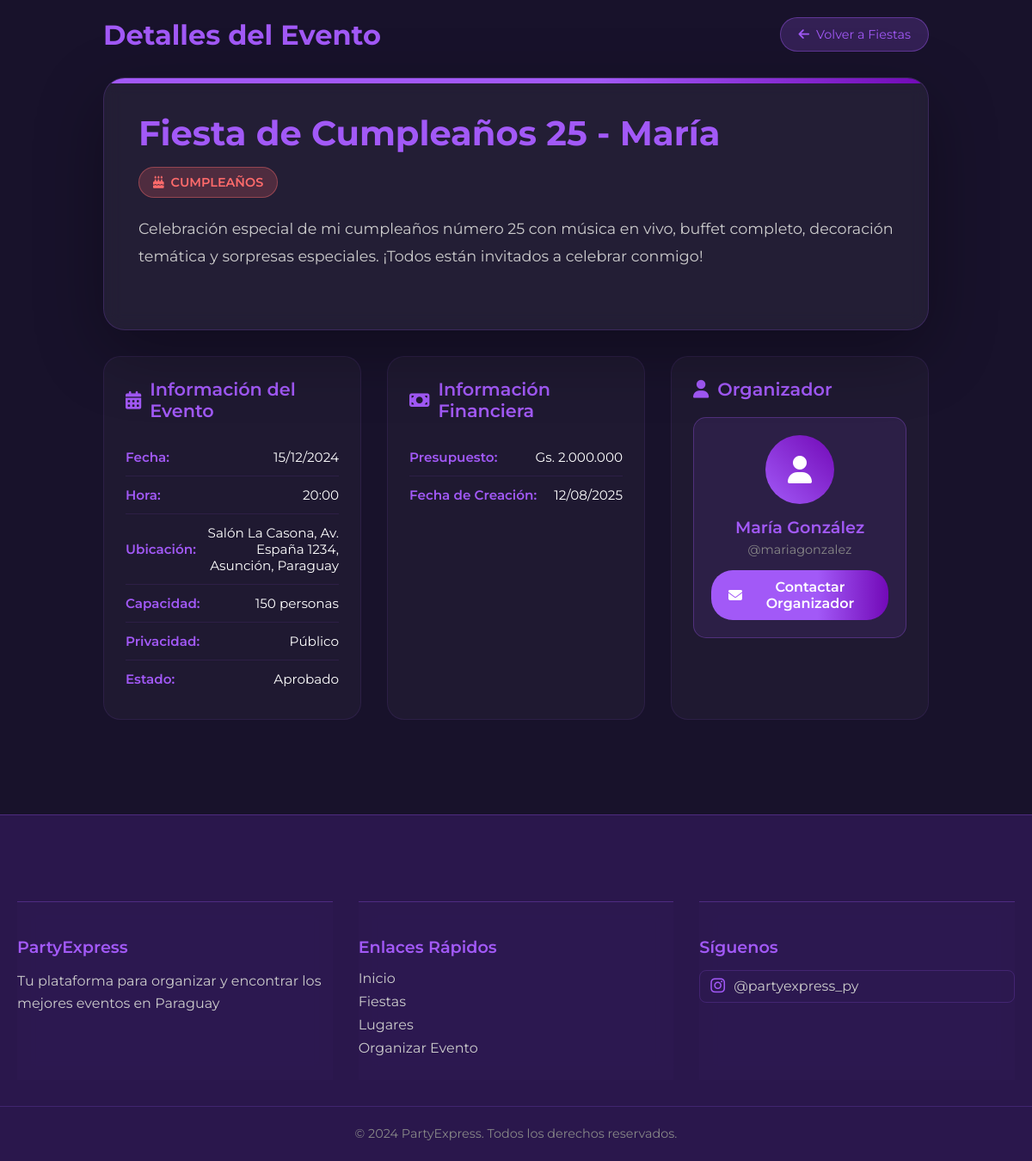
Page /fiesta_detalle.php?id=1 on the committed database.
### tables this page shows
CREATE TABLE IF NOT EXISTS solicitudes_eventos (
        id INT AUTO_INCREMENT PRIMARY KEY,
        usuario_id INT NOT NULL,
        titulo VARCHAR(200) NOT NULL,
        categoria_id INT NOT NULL,
        descripcion TEXT NOT NULL,
        ubicacion VARCHAR(255) NOT NULL,
        fecha_evento DATE NOT NULL,
        hora_evento TIME NOT NULL,
        capacidad INT,
        presupuesto DECIMAL(10,2),
        privacidad ENUM('Público', 'Privado', 'Solo invitados') DEFAULT 'Público',
        contacto VARCHAR(255),
        estado ENUM('Pendiente', 'En revisión', 'Aprobado', 'Rechazado', 'Cancelado') DEFAULT 'Pendiente',
        fecha_creacion TIMESTAMP DEFAULT CURRENT_TIMESTAMP,
        fecha_actualizacion TIMESTAMP DEFAULT CURRENT_TIMESTAMP ON UPDATE CURRENT_TIMESTAMP,
        
        FOREIGN KEY (usuario_id) REFERENCES usuarios(id) ON DELETE CASCADE,
        FOREIGN KEY (categoria_id) REFERENCES categorias_eventos(id) ON DELETE RESTRICT,
        
        INDEX idx_usuario (usuario_id),
        INDEX idx_categoria (categoria_id),
        INDEX idx_fecha_evento (fecha_evento),
        INDEX idx_estado (estado),
        INDEX idx_fecha_creacion (fecha_creacion)
    );

CREATE TABLE IF NOT EXISTS categorias_eventos (
        id INT AUTO_INCREMENT PRIMARY KEY,
        nombre VARCHAR(100) NOT NULL UNIQUE,
        descripcion TEXT,
        icono VARCHAR(50),
        color VARCHAR(7) DEFAULT '#a259f7',
        activa BOOLEAN DEFAULT TRUE,
        fecha_creacion TIMESTAMP DEFAULT CURRENT_TIMESTAMP
    );

CREATE TABLE IF NOT EXISTS usuarios (
    id INT AUTO_INCREMENT PRIMARY KEY,
    nombre VARCHAR(100) NOT NULL,
    usuario VARCHAR(50) NOT NULL UNIQUE,
    email VARCHAR(100) NOT NULL UNIQUE,
    contrasena VARCHAR(255) NOT NULL,
        fecha_registro TIMESTAMP DEFAULT CURRENT_TIMESTAMP,
        ultimo_acceso TIMESTAMP NULL,
        activo BOOLEAN DEFAULT TRUE,
        INDEX idx_usuario (usuario),
        INDEX idx_email (email)
    );

### fiesta_detalle.php (the view, shortened to what this page needs)
<?php
$fiesta_id = isset($_GET['id']) ? intval($_GET['id']) : 0;
$fiesta = null;
try {
    $conn = obtenerConexion();
    $stmt = $conn->prepare('
        SELECT
            se.id,
            se.titulo,
            se.descripcion,
            se.ubicacion,
            se.fecha_evento,
            se.hora_evento,
            se.capacidad,
            se.presupuesto,
            se.privacidad,
            se.contacto,
            se.estado,
            se.fecha_creacion,
            u.nombre as organizador_nombre,
            u.usuario as organizador_usuario,
            u.email as organizador_email,
            ce.nombre as categoria_nombre,
            ce.icono as categoria_icono,
            ce.color as categoria_color,
            ce.descripcion as categoria_descripcion
        FROM solicitudes_eventos se
        JOIN usuarios u ON se.usuario_id = u.id
        JOIN categorias_eventos ce ON se.categoria_id = ce.id
        WHERE se.id = ? AND se.estado = "Aprobado"
    ');
    $stmt->bind_param('i', $fiesta_id);
    $stmt->execute();
    $result = $stmt->get_result();
    if ($result->num_rows > 0) {
        $fiesta = $result->fetch_assoc();
    }
} catch (Exception $e) {
}
function formatearFecha($fecha) {
    return date('d/m/Y', strtotime($fecha));
}
function formatearHora($hora) {
    return date('H:i', strtotime($hora));
}
function formatearPresupuesto($presupuesto) {
    return 'Gs. ' . number_format($presupuesto, 0, ',', '.');
}
function obtenerClaseCategoria($categoria) {
    switch ($categoria) {
        case 'Cumpleaños': return 'categoria-cumpleanos';
    }
}
?>
<!DOCTYPE html>
<html lang="es">
<head>
    <link rel="stylesheet" href="https://cdnjs.cloudflare.com/ajax/libs/font-awesome/6.4.2/css/all.min.css">
    <link rel="stylesheet" href="styles.css">
</head>
<body>
    <div class="detalle-container">
        <header class="detalle-header">
            <h1 style="color: #a259f7; margin: 0;">Detalles del Evento</h1>
            <a href="fiestas.php" class="btn-volver">
                <i class="fa fa-arrow-left"></i>
                Volver a Fiestas
            </a>
        </header>
        <div class="fiesta-hero">
            <h1 class="fiesta-titulo"><?php echo htmlspecialchars($fiesta['titulo']); ?></h1>
            <span class="fiesta-categoria <?php echo obtenerClaseCategoria($fiesta['categoria_nombre']); ?>">
                <i class="fa <?php echo htmlspecialchars($fiesta['categoria_icono']); ?>"></i>
                <?php echo htmlspecialchars($fiesta['categoria_nombre']); ?>
            </span>
            <p class="fiesta-descripcion"><?php echo nl2br(htmlspecialchars($fiesta['descripcion'])); ?></p>
        </div>
        <div class="fiesta-detalles">
            <div class="detalle-seccion">
                <h3 class="seccion-titulo">
                    <i class="fa fa-calendar-alt"></i>
                    Información del Evento
                </h3>
                <ul class="detalle-lista">
                    <li class="detalle-item">
                        <span class="detalle-label">Fecha:</span>
                        <span class="detalle-valor"><?php echo formatearFecha($fiesta['fecha_evento']); ?></span>
                    </li>
                    <li class="detalle-item">
                        <span class="detalle-label">Hora:</span>
                        <span class="detalle-valor"><?php echo formatearHora($fiesta['hora_evento']); ?></span>
                    </li>
                    <li class="detalle-item">
                        <span class="detalle-label">Ubicación:</span>
                        <span class="detalle-valor"><?php echo htmlspecialchars($fiesta['ubicacion']); ?></span>
                    </li>
                    <?php if ($fiesta['capacidad']): ?>
                    <li class="detalle-item">
                        <span class="detalle-label">Capacidad:</span>
                        <span class="detalle-valor"><?php echo $fiesta['capacidad']; ?> personas</span>
                    </li>
                    <?php endif; ?>
                    <li class="detalle-item">
                        <span class="detalle-label">Privacidad:</span>
                        <span class="detalle-valor"><?php echo htmlspecialchars($fiesta['privacidad']); ?></span>
                    </li>
                    <li class="detalle-item">
                        <span class="detalle-label">Estado:</span>
                        <span class="detalle-valor"><?php echo htmlspecialchars($fiesta['estado']); ?></span>
                    </li>
                </ul>
            </div>
            <div class="detalle-seccion">
                <h3 class="seccion-titulo">
                    <i class="fa fa-money-bill"></i>
                    Información Financiera
                </h3>
                <ul class="detalle-lista">
                    <li class="detalle-item">
                        <span class="detalle-label">Presupuesto:</span>
                        <span class="detalle-valor"><?php echo formatearPresupuesto($fiesta['presupuesto']); ?></span>
                    </li>
                    <li class="detalle-item">
                        <span class="detalle-label">Fecha de Creación:</span>
                        <span class="detalle-valor"><?php echo formatearFecha($fiesta['fecha_creacion']); ?></span>
                    </li>
                </ul>
            </div>
            <div class="detalle-seccion">
                <h3 class="seccion-titulo">
                    <i class="fa fa-user"></i>
                    Organizador
                </h3>
                <div class="organizador-card">
                    <div class="organizador-avatar">
                        <i class="fa fa-user"></i>
                    </div>
                    <div class="organizador-nombre"><?php echo htmlspecialchars($fiesta['organizador_nombre']); ?></div>
                    <div class="organizador-usuario">@<?php echo htmlspecialchars($fiesta['organizador_usuario']); ?></div>
                    <?php if ($fiesta['contacto']): ?>
                    <a href="mailto:<?php echo htmlspecialchars($fiesta['contacto']); ?>" class="btn-contacto">
                        <i class="fa fa-envelope"></i>
                        Contactar Organizador
                    </a>
                    <?php endif; ?>
                </div>
            </div>
        </div>
    </div>
    <footer class="footer-section">
        <div class="footer-content">
            <div class="footer-section">
                <h3>PartyExpress</h3>
                <p>Tu plataforma para organizar y encontrar los mejores eventos en Paraguay</p>
            </div>
            <div class="footer-section">
                <h3>Enlaces Rápidos</h3>
                <ul>
                    <li><a href="index.php">Inicio</a></li>
                    <li><a href="fiestas.php">Fiestas</a></li>
                    <li><a href="lugares.php">Lugares</a></li>
                    <li><a href="organizar.php">Organizar Evento</a></li>
                </ul>
            </div>
            <div class="footer-section">
                <h3>Síguenos</h3>
                <div class="redes-sociales">
                    <a href="https://www.instagram.com/partyexpress_py?utm_source=ig_web_button_share_sheet&igsh=MXF6dWcydmt0dTFuNA==" target="_blank" class="red-social">
                        <i class="fab fa-instagram"></i>
                        <span>@partyexpress_py</span>
                    </a>
                </div>
            </div>
        </div>
        <div class="footer-bottom">
            <p>&copy; 2024 PartyExpress. Todos los derechos reservados.</p>
        </div>
    </footer>
</body>
</html>

### styles.css (style rules this page uses)
* { margin: 0; padding: 0; box-sizing: border-box; font-family: 'Montserrat', Arial, sans-serif; }
body { background: #18122B; }

### fiesta_detalle.php (style rules this page uses)
.detalle-container { max-width: 1000px; margin: 0 auto; padding: 20px; }
.detalle-header { display: flex; justify-content: space-between; align-items: center; margin-bottom: 30px; flex-wrap: wrap; gap: 15px; }
.btn-volver { background: rgba(162,89,247,0.2); color: #a259f7; border: 1px solid rgba(162,89,247,0.4); padding: 10px 20px; border-radius: 25px; text-decoration: none; font-size: 0.9rem; transition: all 0.3s ease; display: flex; align-items: center; gap: 8px; }
.fiesta-hero { background: rgba(255,255,255,0.05); border-radius: 25px; padding: 40px; backdrop-filter: blur(10px); border: 1px solid rgba(162,89,247,0.2); box-shadow: 0 25px 80px rgba(0,0,0,0.3); margin-bottom: 30px; position: relative; overflow: hidden; }
.fiesta-hero::before { content: ''; position: absolute; top: 0; left: 0; right: 0; height: 6px; background: linear-gradient(90deg, #a259f7 60%, #7209b7 100%); }
.fiesta-titulo { color: #a259f7; font-size: 2.5rem; font-weight: 700; margin: 0 0 15px 0; line-height: 1.2; }
.fiesta-categoria { display: inline-flex; align-items: center; gap: 8px; padding: 8px 16px; border-radius: 25px; font-size: 0.9rem; font-weight: 600; text-transform: uppercase; margin-bottom: 20px; }
.categoria-cumpleanos { background: rgba(255, 107, 107, 0.2); color: #ff6b6b; border: 1px solid rgba(255, 107, 107, 0.4); }
.fiesta-descripcion { color: #ccc; line-height: 1.8; font-size: 1.1rem; margin-bottom: 30px; }
.fiesta-detalles { display: grid; grid-template-columns: repeat(auto-fit, minmax(300px, 1fr)); gap: 30px; margin-bottom: 30px; }
.detalle-seccion { background: rgba(255,255,255,0.03); border-radius: 20px; padding: 25px; border: 1px solid rgba(162,89,247,0.1); }
.seccion-titulo { color: #a259f7; font-size: 1.3rem; font-weight: 600; margin: 0 0 20px 0; display: flex; align-items: center; gap: 10px; }
.detalle-lista { list-style: none; padding: 0; margin: 0; }
.detalle-item { display: flex; justify-content: space-between; align-items: center; padding: 12px 0; border-bottom: 1px solid rgba(162,89,247,0.1); }
.detalle-item:last-child { border-bottom: none; }
.detalle-label { color: #a259f7; font-weight: 600; font-size: 0.95rem; }
.detalle-valor { color: #fff; font-size: 0.95rem; text-align: right; }
.organizador-card { background: rgba(162,89,247,0.1); border-radius: 15px; padding: 20px; border: 1px solid rgba(162,89,247,0.3); text-align: center; }
.organizador-avatar { width: 80px; height: 80px; background: linear-gradient(45deg, #a259f7, #7209b7); border-radius: 50%; display: flex; align-items: center; justify-content: center; margin: 0 auto 15px; font-size: 2rem; color: white; }
.organizador-nombre { color: #a259f7; font-size: 1.2rem; font-weight: 600; margin-bottom: 5px; }
.organizador-usuario { color: #888; font-size: 0.9rem; margin-bottom: 15px; }
.btn-contacto { background: linear-gradient(90deg, #a259f7 60%, #7209b7 100%); color: white; padding: 10px 20px; border-radius: 25px; text-decoration: none; font-weight: 600; transition: all 0.3s ease; display: inline-flex; align-items: center; gap: 8px; }
.footer-section { background: rgba(45, 25, 80, 0.9); backdrop-filter: blur(10px); border-top: 1px solid rgba(162,89,247,0.3); padding: 40px 0 20px; margin-top: 60px; }
.footer-content { max-width: 1200px; margin: 0 auto; padding: 0 20px; display: grid; grid-template-columns: repeat(auto-fit, minmax(250px, 1fr)); gap: 30px; }
.footer-section h3 { color: #a259f7; font-size: 1.2rem; margin-bottom: 15px; font-weight: 600; }
.footer-section p { color: #ccc; line-height: 1.6; margin-bottom: 15px; }
.footer-section ul { list-style: none; padding: 0; margin: 0; }
.footer-section ul li { margin-bottom: 8px; }
.footer-section ul li a { color: #ccc; text-decoration: none; transition: color 0.3s ease; }
.redes-sociales { display: flex; flex-direction: column; gap: 10px; }
.red-social { display: flex; align-items: center; gap: 10px; color: #ccc; text-decoration: none; padding: 8px 12px; border-radius: 8px; transition: all 0.3s ease; border: 1px solid rgba(162,89,247,0.2); }
.red-social i { font-size: 1.2rem; color: #a259f7; }
.footer-bottom { border-top: 1px solid rgba(162,89,247,0.2); margin-top: 30px; padding-top: 20px; text-align: center; }
.footer-bottom p { color: #888; font-size: 0.9rem; margin: 0; }

### rows in the picture
solicitudes_eventos: titulo "Fiesta de Cumpleaños 25 - María", categoria.nombre "CUMPLEAÑOS", descripcion "Celebración especial de mi cumpleaños número 25 con música en vivo, buffet completo, decoración temática y sorpresas especiales. ¡Todos están invitados a celebrar conmigo!", fecha_evento "15/12/2024", hora_evento "20:00", ubicacion "Salón La Casona, Av. España 1234, Asunción, Paraguay", capacidad "150", privacidad "Público", estado "Aprobado", presupuesto "Gs. 2.000.000", fecha_creacion "12/08/2025", usuario.nombre "María González", usuario.usuario "mariagonzalez"
